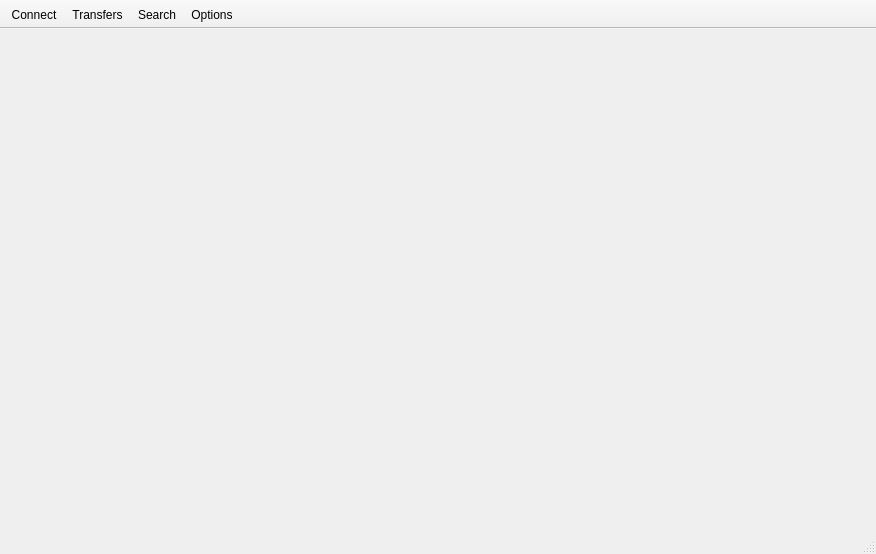
<?xml version="1.0" encoding="UTF-8"?>
<ui version="4.0">
 <class>MainWindow</class>
 <widget class="QMainWindow" name="MainWindow">
  <property name="geometry">
   <rect>
    <x>0</x>
    <y>0</y>
    <width>876</width>
    <height>554</height>
   </rect>
  </property>
  <property name="contextMenuPolicy">
   <enum>Qt::CustomContextMenu</enum>
  </property>
  <property name="windowTitle">
   <string/>
  </property>
  <widget class="QWidget" name="centralwidget">
   <layout class="QGridLayout" name="gridLayout_2">
    <property name="margin">
     <number>0</number>
    </property>
    <property name="spacing">
     <number>0</number>
    </property>
    <item row="0" column="0">
     <widget class="QStackedWidget" name="stackedWidget">
      <property name="currentIndex">
       <number>-1</number>
      </property>
     </widget>
    </item>
   </layout>
  </widget>
  <widget class="QStatusBar" name="statusBar">
   <property name="maximumSize">
    <size>
     <width>16777215</width>
     <height>16777215</height>
    </size>
   </property>
  </widget>
  <widget class="QToolBar" name="toolBar_2">
   <property name="windowTitle">
    <string>toolBar_2</string>
   </property>
   <property name="movable">
    <bool>false</bool>
   </property>
   <property name="toolButtonStyle">
    <enum>Qt::ToolButtonTextBesideIcon</enum>
   </property>
   <attribute name="toolBarArea">
    <enum>TopToolBarArea</enum>
   </attribute>
   <attribute name="toolBarBreak">
    <bool>false</bool>
   </attribute>
   <addaction name="actionConnect"/>
   <addaction name="actionTransfers"/>
   <addaction name="actionSearch"/>
   <addaction name="actionOptions"/>
  </widget>
  <action name="actionOpen">
   <property name="icon">
    <iconset>
     <normaloff>:/Icons/transfers/add.png</normaloff>:/Icons/transfers/add.png</iconset>
   </property>
   <property name="text">
    <string>&amp;Add torrent file...</string>
   </property>
  </action>
  <action name="actionExit">
   <property name="text">
    <string>Exit</string>
   </property>
   <property name="toolTip">
    <string>Exit</string>
   </property>
  </action>
  <action name="actionOptions">
   <property name="icon">
    <iconset resource="icons.qrc">
     <normaloff>:/icons/Preferences.png</normaloff>:/icons/Preferences.png</iconset>
   </property>
   <property name="text">
    <string>&amp;Options...</string>
   </property>
  </action>
  <action name="actionStart">
   <property name="icon">
    <iconset>
     <normaloff>:/Icons/transfers/play.png</normaloff>:/Icons/transfers/play.png</iconset>
   </property>
   <property name="text">
    <string>&amp;Resume</string>
   </property>
  </action>
  <action name="actionPause">
   <property name="icon">
    <iconset>
     <normaloff>:/Icons/transfers/pause.png</normaloff>:/Icons/transfers/pause.png</iconset>
   </property>
   <property name="text">
    <string>&amp;Pause</string>
   </property>
  </action>
  <action name="actionDelete">
   <property name="icon">
    <iconset>
     <normaloff>:/Icons/transfers/delete.png</normaloff>:/Icons/transfers/delete.png</iconset>
   </property>
   <property name="text">
    <string>&amp;Delete</string>
   </property>
  </action>
  <action name="actionStart_All">
   <property name="icon">
    <iconset>
     <normaloff>:/Icons/transfers/play.png</normaloff>:/Icons/transfers/play.png</iconset>
   </property>
   <property name="text">
    <string>R&amp;esume All</string>
   </property>
  </action>
  <action name="actionPause_All">
   <property name="icon">
    <iconset>
     <normaloff>:/Icons/transfers/pause.png</normaloff>:/Icons/transfers/pause.png</iconset>
   </property>
   <property name="text">
    <string>P&amp;ause All</string>
   </property>
  </action>
  <action name="actionStatus">
   <property name="checkable">
    <bool>true</bool>
   </property>
   <property name="icon">
    <iconset>
     <normaloff>:/Icons/toolbar/statistics.png</normaloff>:/Icons/toolbar/statistics.png</iconset>
   </property>
   <property name="text">
    <string>Status</string>
   </property>
   <property name="toolTip">
    <string>Status</string>
   </property>
  </action>
  <action name="actionSearch">
   <property name="icon">
    <iconset resource="icons.qrc">
     <normaloff>:/icons/Search.png</normaloff>:/icons/Search.png</iconset>
   </property>
   <property name="text">
    <string>Search</string>
   </property>
   <property name="toolTip">
    <string>Search</string>
   </property>
  </action>
  <action name="actionConnect">
   <property name="enabled">
    <bool>true</bool>
   </property>
   <property name="icon">
    <iconset resource="icons.qrc">
     <normaloff>:/icons/ConnectDoBig.png</normaloff>:/icons/ConnectDoBig.png</iconset>
   </property>
   <property name="text">
    <string>Connect</string>
   </property>
   <property name="toolTip">
    <string>Connect</string>
   </property>
  </action>
  <action name="actionTransfers">
   <property name="icon">
    <iconset resource="icons.qrc">
     <normaloff>:/icons/Transfer.png</normaloff>:/icons/Transfer.png</iconset>
   </property>
   <property name="text">
    <string>Transfers</string>
   </property>
   <property name="toolTip">
    <string>Transfers</string>
   </property>
  </action>
  <action name="actionOpenDownloadPath">
   <property name="icon">
    <iconset>
     <normaloff>:/Icons/actions/folder_open.ico</normaloff>
     <normalon>:/Icons/items/FolderOpen.ico</normalon>:/Icons/actions/folder_open.ico</iconset>
   </property>
   <property name="text">
    <string>OpenDownloadPath</string>
   </property>
  </action>
  <action name="actionDownload">
   <property name="icon">
    <iconset resource="icons.qrc">
     <normaloff>:/icons/transfer_list/Download.png</normaloff>:/icons/transfer_list/Download.png</iconset>
   </property>
   <property name="text">
    <string>Download</string>
   </property>
  </action>
  <action name="actionPreview">
   <property name="icon">
    <iconset resource="icons.qrc">
     <normaloff>:/icons/search/preview32.png</normaloff>:/icons/search/preview32.png</iconset>
   </property>
   <property name="text">
    <string>Preview</string>
   </property>
  </action>
  <action name="actionClose_all">
   <property name="icon">
    <iconset resource="icons.qrc">
     <normaloff>:/icons/search/closeall.png</normaloff>:/icons/search/closeall.png</iconset>
   </property>
   <property name="text">
    <string>Close all</string>
   </property>
  </action>
  <action name="actionSearch_related">
   <property name="icon">
    <iconset resource="icons.qrc">
     <normaloff>:/icons/search/SearchRelated.png</normaloff>:/icons/search/SearchRelated.png</iconset>
   </property>
   <property name="text">
    <string>Search related</string>
   </property>
  </action>
 </widget>
 <resources>
  <include location="icons.qrc"/>
 </resources>
 <connections/>
</ui>
